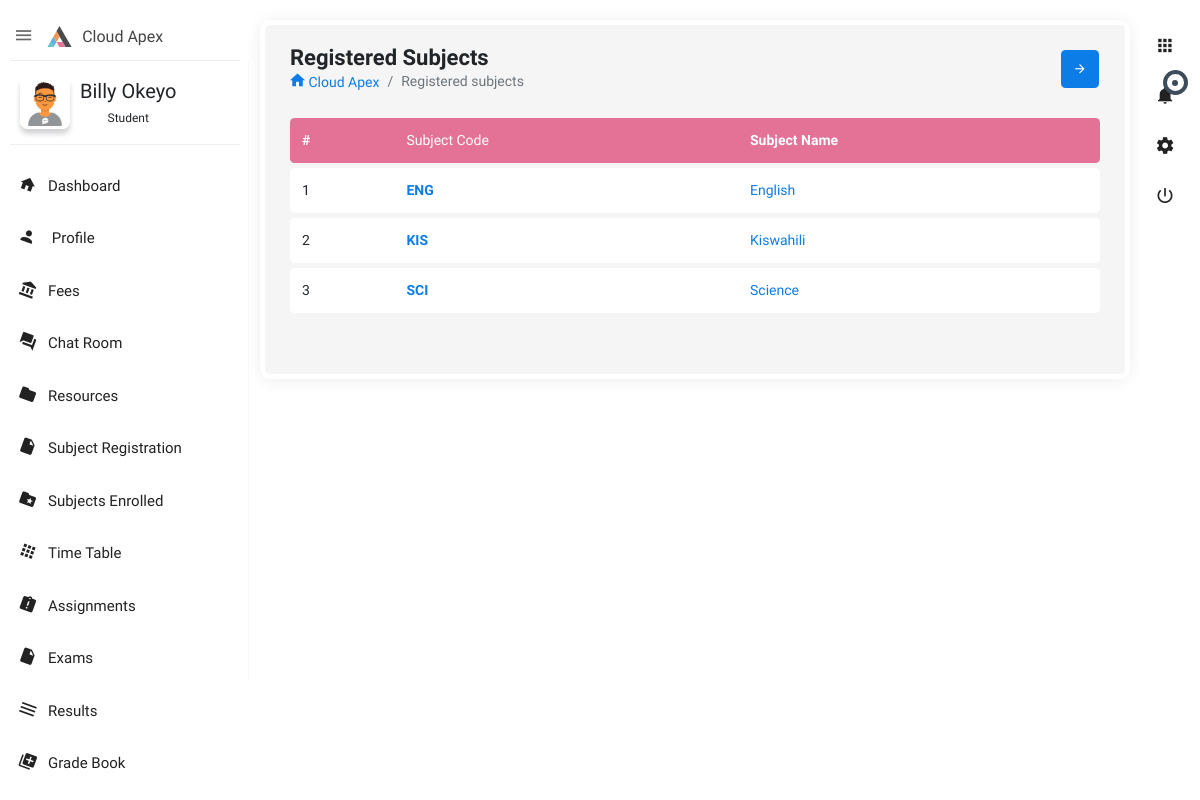
Page /student/subjects-enrolled (signed in) on the committed database.
### student/models.py (models this page shows, shortened)
class Student(models.Model):
   username = models.CharField(max_length=50, unique=True)
   contact_no = models.CharField(max_length=20,default='2547xxxxxxx')
   parent_name = models.CharField(max_length=100)
   parent_phone_no = models.CharField(max_length=20,default='2547xxxxxxx')
   city = models.CharField(max_length=100,default='Nairobi')
   country = models.CharField(max_length=100,default='Kenya')
   profile = models.ImageField(blank=True,null=True,upload_to='profile/')
   user = models.OneToOneField(Account,on_delete=models.CASCADE)
   about = models.TextField(max_length=500,blank=True,null=True)
   subject = models.ManyToManyField(Subject, blank=True)

### account/models.py (models this page shows, shortened)
class Account(AbstractBaseUser):
    email =         models.EmailField(max_length=255, unique=True, verbose_name='Email')
    first_name =    models.CharField(max_length=100, verbose_name='First Name')
    last_name =     models.CharField(max_length=100, verbose_name='Last Name')
    is_manager =    models.BooleanField(default=False, verbose_name='Manager')
    is_teacher =    models.BooleanField(default=False,verbose_name= 'Teacher')
    is_student =    models.BooleanField(default=False, verbose_name='Student')
    is_suspended =  models.BooleanField(default=False, verbose_name='Suspended')
    is_active =     models.BooleanField(default=True, verbose_name='Active')
    is_staff =      models.BooleanField(default=False, verbose_name='Staff')
    is_admin =      models.BooleanField(default=False, verbose_name='Admin')
    date_joined =   models.DateTimeField(verbose_name='Date Joined',auto_now_add= True)
    last_login =    models.DateTimeField(verbose_name='Last Active', auto_now=True)
    group = models.ManyToManyField(Group, verbose_name='groups', blank=True, related_name='user_set', related_query_name='user')
    class Meta:
        db_table = 'Account'
    USERNAME_FIELD = 'email'
    REQUIRED_FIELDS = []
    objects = AccountManager()

### curriculum/models.py (models this page shows)
class Subject(models.Model):
   name = models.CharField(max_length=100)
   c_class = models.ForeignKey(Class,on_delete=models.CASCADE)
   code = models.CharField(max_length=10,unique=True)
   def __str__(self):
      return self.name

### student/views.py (the view)
# urls.py: path('subjects-enrolled',views.StudentSubjectsEnrolled.as_view(),name='student_subjects_enrolled'),
class StudentSubjectsEnrolled(View):
   template_name = 'student/subjects-enrolled.html'
   @method_decorator(login_required, 'signin')
   def get(self, request):
      user_id = request.user.id
      student_id = getLogedInStudentId(user_id)
      student = Student.objects.get(id=student_id)
      context = {
         'student': student,
         'school_name': constants.SCHOOL_NAME,
      }
      print(student.subject.all())
      return render(request, self.template_name, context)

### student/views.py (called while the page is built)
def getLogedInStudentId(user_id):
    s = Student.objects.get(user_id=user_id)
    return s.id

### templates/student/subjects-enrolled.html (shortened to what this page needs)
{% extends 'includes/student_base.html' %} {% load static %}  {% block content %}
<section class="content">
    <div class="body_scroll">
        <div class="block-header">
            <div class="row">
                <div class="col-lg-7 col-md-6 col-sm-12">
                    <h2>Registered Subjects</h2>
                    <ul class="breadcrumb">
                        <li class="breadcrumb-item"><a href="index.html"><i class="zmdi zmdi-home"></i> {{school_name}}</a></li>
                        <li class="breadcrumb-item active">Registered subjects</li>
                    </ul>
                </div>
                <div class="col-lg-5 col-md-6 col-sm-12">
                    <button class="btn btn-primary btn-icon float-right right_icon_toggle_btn" type="button"><i class="zmdi zmdi-arrow-right"></i></button>
                </div>
            </div>
        </div>
        <div class="container-fluid">
            <div class="row clearfix">
                <div class="col-lg-12">
                    <div class="card">
                        <div class="table-responsive">
                            <table class="table table-hover c_table theme-color">
                                <thead>
                                    <tr>
                                        <th>#</th>
                                        <td>Subject Code</td>
                                        <th>Subject Name</th>
                                    </tr>
                                </thead>
                                <tbody>
                                    {% for subject in student.subject.all %}
                                    <tr>
                                        <td>{{ forloop.counter }}</td>
                                        <td><strong><a href="javascript:void(0);">{{ subject.code }}</a></strong></td>
                                        <td><a href="javascript:void(0);">{{ subject.name }}</a></td>
                                    </tr>
                                    {% endfor %}
                                </tbody>
                            </table>
                        </div>
                    </div>
                </div>
            </div>
        </div>
    </div>
</section>
{% endblock %}

### templates/includes/student_base.html (shortened to what this page needs)
{% load static %} {% load active_link_tags %}
<!doctype html>
<html class="no-js" lang="en">
<head>
    <link rel="stylesheet" href="{% static 'assets/plugins/bootstrap/css/bootstrap.min.css' %}">
    <link rel="stylesheet" href="{% static 'assets/plugins/jvectormap/jquery-jvectormap-2.0.3.min.css' %}" />
    <link rel="stylesheet" href="{% static 'assets/plugins/charts-c3/plugin.css' %}" />
    <link rel="stylesheet" href="{% static 'assets/plugins/morrisjs/morris.min.css' %}" />
    <link rel="stylesheet" href="{% static 'assets/css/style.min.css' %}">
     <link rel="stylesheet" href="{% static 'assets/css/custom.css' %}">
</head>
<body class="theme-blush">
    <div class="navbar-right">
        <ul class="navbar-nav">
            <li class="dropdown">
                <a href="javascript:void(0);" class="dropdown-toggle" title="App" data-toggle="dropdown" role="button"><i class="zmdi zmdi-apps"></i></a>
            </li>
            <li class="dropdown">
                <a href="javascript:void(0);" class="dropdown-toggle" title="Notifications" data-toggle="dropdown" role="button"><i class="zmdi zmdi-notifications"></i>
                <div class="notify"><span class="heartbit"></span><span class="point"></span></div>
            </a>
            </li>
            <li><a href="javascript:void(0);" class="js-right-sidebar" title="Setting"><i class="zmdi zmdi-settings zmdi-hc-spin"></i></a></li>
            <li><a href="sign-in.html" class="mega-menu" title="Sign Out"><i class="zmdi zmdi-power"></i></a></li>
        </ul>
    </div>
    <aside id="leftsidebar" class="sidebar">
        <div class="navbar-brand">
            <button class="btn-menu ls-toggle-btn" type="button"><i class="zmdi zmdi-menu"></i></button>
            <a href="index.html"><img src="{% static 'assets/images/logo.svg' %}" width="25" alt="Aero"><span class="m-l-10">{{ school_name }}</span></a>
        </div>
        <div class="menu">
            <ul class="list">
                <li>
                    <div class="user-info">
                        <a class="image" href="profile.html"><img src="{{ student.profile.url }}" alt="User"></a>
                        <div class="detail">
                            <h4>{{ user.first_name }} {{ user.last_name }} </h4>
                            <small>Student</small>
                        </div>
                    </div>
                </li>
                <li class="{% active_link 'student_dashboard' 'active open' strict=True %}">
                    <a href="{% url 'student_dashboard' %}"><i class="zmdi zmdi-home"></i><span>Dashboard</span></a>
                </li>
                <li class="{% active_link 'student_profile' 'active open' strict=True %}">
                    <a href="{% url 'student_profile' %}"><i class="zmdi zmdi-account"></i><span>  Profile</span></a>
                </li>
                 <li class="{% active_link 'student_fees' 'active open' strict=True %}">
                    <a href="{% url 'student_fees' %}"><i class="zmdi zmdi-balance"></i><span>Fees</span></a>
                </li>
                <li class="{% active_link 'room || history || chat_index' 'active open' %}">
                    <a href="{% url 'room' 1 %}"><i class="zmdi zmdi-comments"></i><span>Chat Room</span></a>
                </li>
                <li class="{% active_link 'student_resources' 'active open' strict=True %}">
                    <a href="{% url 'student_resources' %}"><i class="zmdi zmdi-folder"></i><span>Resources</span></a>
                </li>
                <li class="{% active_link 'student_subject_registration' 'active open' strict=True %}">
                    <a href="{% url 'student_subject_registration' %}"><i class="zmdi zmdi-file"></i><span>Subject Registration</span></a>
                </li>
                <li class="{% active_link 'student_subjects_enrolled' 'active open' strict=True %}">
                    <a href="{% url 'student_subjects_enrolled' %}"><i class="zmdi zmdi-folder-star"></i><span>Subjects Enrolled</span></a>
                </li>
                <li class="{% active_link 'student_timetable' 'active open' strict=True %}">
                    <a href="{% url 'student_timetable' %}"><i class="zmdi zmdi-apps"></i><span>Time Table</span></a>
                </li>
                <li class="{% active_link 'student_assignments || student_assignment_detail' 'active open' %}">
                    <a href="{% url 'student_assignments' %}"><i class="zmdi zmdi-assignment-alert"></i><span>Assignments</span></a>
                </li>
                <li class="{% active_link 'student_exams' 'active open' strict=True %}">
                    <a href="{% url 'student_exams' %}"><i class="zmdi zmdi-file"></i><span>Exams</span></a>
                </li>
                <li class="{% active_link 'student_results' 'active open' strict=True %}">
                    <a href="{% url 'student_results' %}"><i class="zmdi zmdi-menu"></i><span>Results</span></a>
                </li>
                <li class="{% active_link 'student_gradebook' 'active open' strict=True %}">
                    <a href="{% url 'student_gradebook' %}"><i class="zmdi zmdi-collection-plus"></i><span>Grade Book</span></a>
                </li>
                <li class="{% active_link 'student_announcements' 'active open' strict=True %}">
                    <a href="{% url 'student_announcements' %}"><span>Announcement</span></a>
                </li>
                <br><br><br><br>
            </ul>
        </div>
    </aside>
    {% block content %} {% endblock %}
   {% load sweetify %}
</body>
</html>

### rows in the picture
Student: profile (picture)
Account: first_name "Billy", last_name "Okeyo"
Subject: code "ENG", name "English"
Subject: code "KIS", name "Kiswahili"
Subject: code "SCI", name "Science"

### other values in the picture
{{ school_name }} "Cloud Apex"
